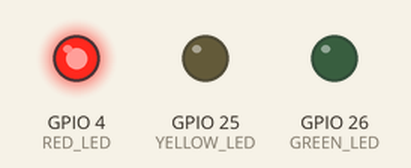
Simulated run of this sketch. Board: ESP32. Parts: output pins drawn as LEDs (lit = HIGH).

Above: at 2.6 s.
At 10.65 s:
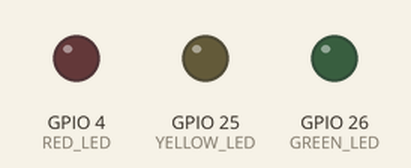
At 18.7 s:
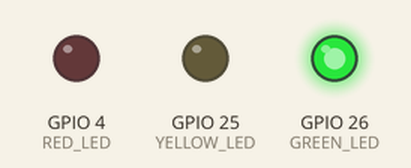
At 22.15 s:
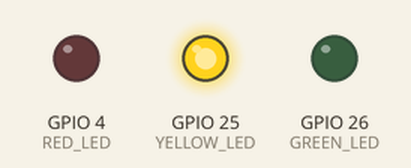
Timing chart, 0 to 28.9 s (numbered marks = the images above):
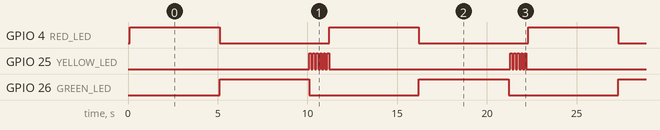

The sketch:

01.smart_bus_station_traffic_light.ino
```cpp
#include <Ticker.h>// 타이머인터럽트 헤더파일

//신호등 핀번호 설정(1)
//**********************************
#define RED_LED 4
#define YELLOW_LED 25
#define GREEN_LED 26

Ticker ticker; // Ticker 생성자

int traffic_timer = 0; // 신호등타이머 카운트 변수
bool yellow_state = false; // 노란LED 상태변수
//**********************************


void setup() {
  //신호등 핀을 출력으로 설정(1)
  //**********************************
  pinMode(RED_LED, OUTPUT);
  pinMode(YELLOW_LED, OUTPUT);
  pinMode(GREEN_LED, OUTPUT);
  //**********************************

  //100ms 간격으로 인터럽트 발생
  ticker.attach(0.1, controlTrafficLight);
}

void loop() {
  delay(1000);
}


//신호등의 움직임을 제어하는 함수(1)
//**********************************
void controlTrafficLight(){

  if(traffic_timer>110){
    traffic_timer=0;
  }
  if(traffic_timer<50){
    setTrafficLight(1,0,0);
  }
  else if(traffic_timer<100){
    setTrafficLight(0,0,1);
  }
  else{
    yellow_state = !yellow_state;
    setTrafficLight(0,yellow_state,0);
  }
  traffic_timer++;
}
//**********************************

//신호등의 LED를 제어하는 함수(1)
//**********************************
void setTrafficLight(bool red, bool yellow, bool green){
  digitalWrite(RED_LED, red);
  digitalWrite(YELLOW_LED, yellow);
  digitalWrite(GREEN_LED, green);
}
//**********************************
```

Measured:
- by itself, GPIO 4 (RED_LED), GPIO 26 (GREEN_LED): alternates HIGH for 5.0 s and LOW for 6.1 s
- by itself, GPIO 25 (YELLOW_LED): repeats every 22.2 s: HIGH 0.10 s, LOW 10.1 s, 4 × (HIGH 0.10 s, LOW 0.10 s), HIGH 0.10 s, LOW 10.1 s, 5 × (HIGH 0.10 s, LOW 0.10 s)
- by itself, everything shown: repeats every 22.2 s, in 26 steps
